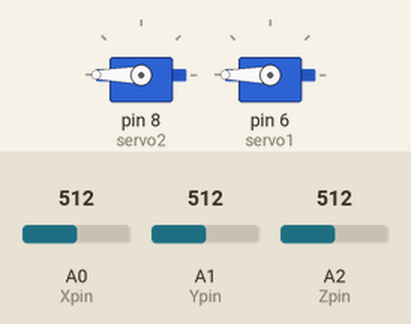
This sketch was run on a simulated Arduino Uno, built with avr-gcc and run on an emulated ATmega328P. Parts: 2 × servo. Inputs (shaded band) come from the test bench; at power-on: A0 (Xpin) = 512, A1 (Ypin) = 512, A2 (Zpin) = 512.

Above: at 1.3 s.
1.4 s: A0 (Xpin) set to 306
At 1.8 s:
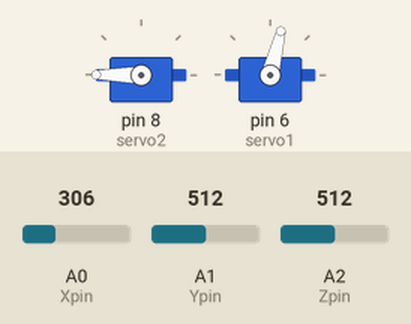
3.0 s: A1 (Ypin) set to 306
At 4.2 s:
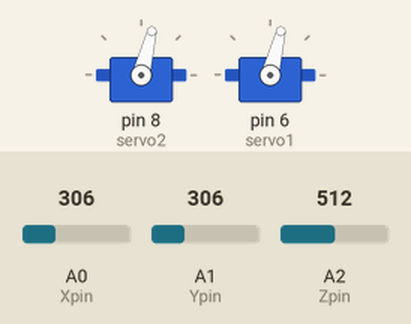
4.5 s: A0 (Xpin) set to 122
At 5.4 s:
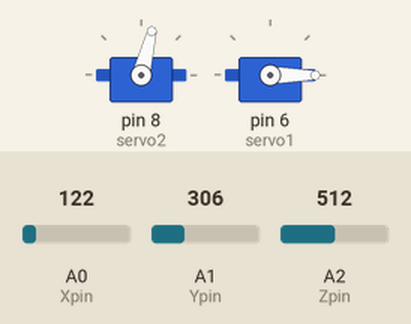
6.0 s: A1 (Ypin) set to 122
At 6.6 s:
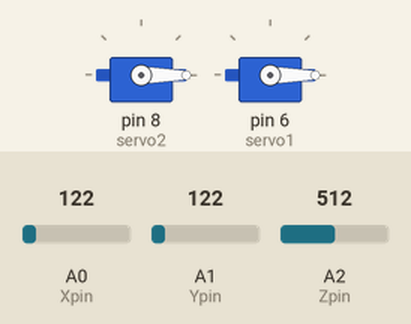
7.5 s: A0 (Xpin) set to 511
At 7.8 s:
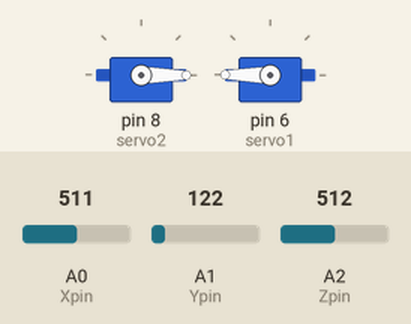
9.0 s: A1 (Ypin) set to 306
At 10.2 s:
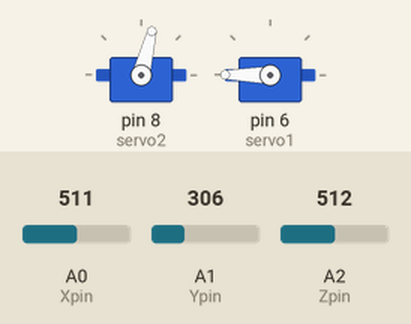
Timing chart, 0 to 11.5 s (numbered marks = the images above; inputs shaded):
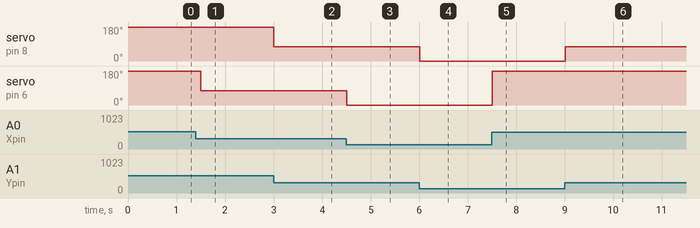

Measured:
- after the input at 1.4 s, servo on pin 6 (servo1): 180° → 76° after 0.10 s
- after the input at 3.0 s, servo on pin 8 (servo2): 180° → 76° at once
- after the input at 4.5 s, servo on pin 6 (servo1): 76° → 0° at once
- after the input at 6.0 s, servo on pin 8 (servo2): 76° → 0° at once
- after the input at 7.5 s, servo on pin 6 (servo1): 0° → 180° at once
- after the input at 9.0 s, servo on pin 8 (servo2): 0° → 76° at once

The sketch:

MMA7361_servo.ino
```cpp
#include <Servo.h>
Servo servo1, servo2;
#define PI 3.1416;
const int Xpin=A0;
const int Ypin=A1;
const int Zpin=A2;
const int sleep=2;
int Xval, Yval, Zval;
double Xg, Yg, Zg;
double Xdeg, Ydeg, Zdeg;

void setup() {
    pinMode(sleep, OUTPUT);
    digitalWrite(sleep, HIGH);
    Serial.begin(9600);
    servo2.attach(8);
    servo1.attach(6);
    servo1.write(90);
    servo2.write(90);
}
void loop() {


    Xval=analogRead(Xpin);
    Yval=analogRead(Ypin);
    Zval=analogRead(Zpin);

    // Xg=double(Xval-330)/160; //double為計算精位浮點數
    // Xg=constrain(Xg, -1, 1); //constrain為規定數值的範圍
    // Xdeg=asin(Xg)*180/PI;

    // Yg=double(Yval-330)/160;
    // Yg=constrain(Yg, -1, 1);
    // Ydeg=asin(Yg)*180/PI;

    // Zg=double(Zval-330)/160;
    // Zg=constrain(Zg, -1, 1);
    // Zdeg=asin(Zg)*180/PI;

    Xval=map(Xval, 170, 490, 0, 180);
    Yval=map(Yval, 170, 490, 0, 180);
    servo1.write(Xval);
    servo2.write(Yval);
    delay(500);
}
```
